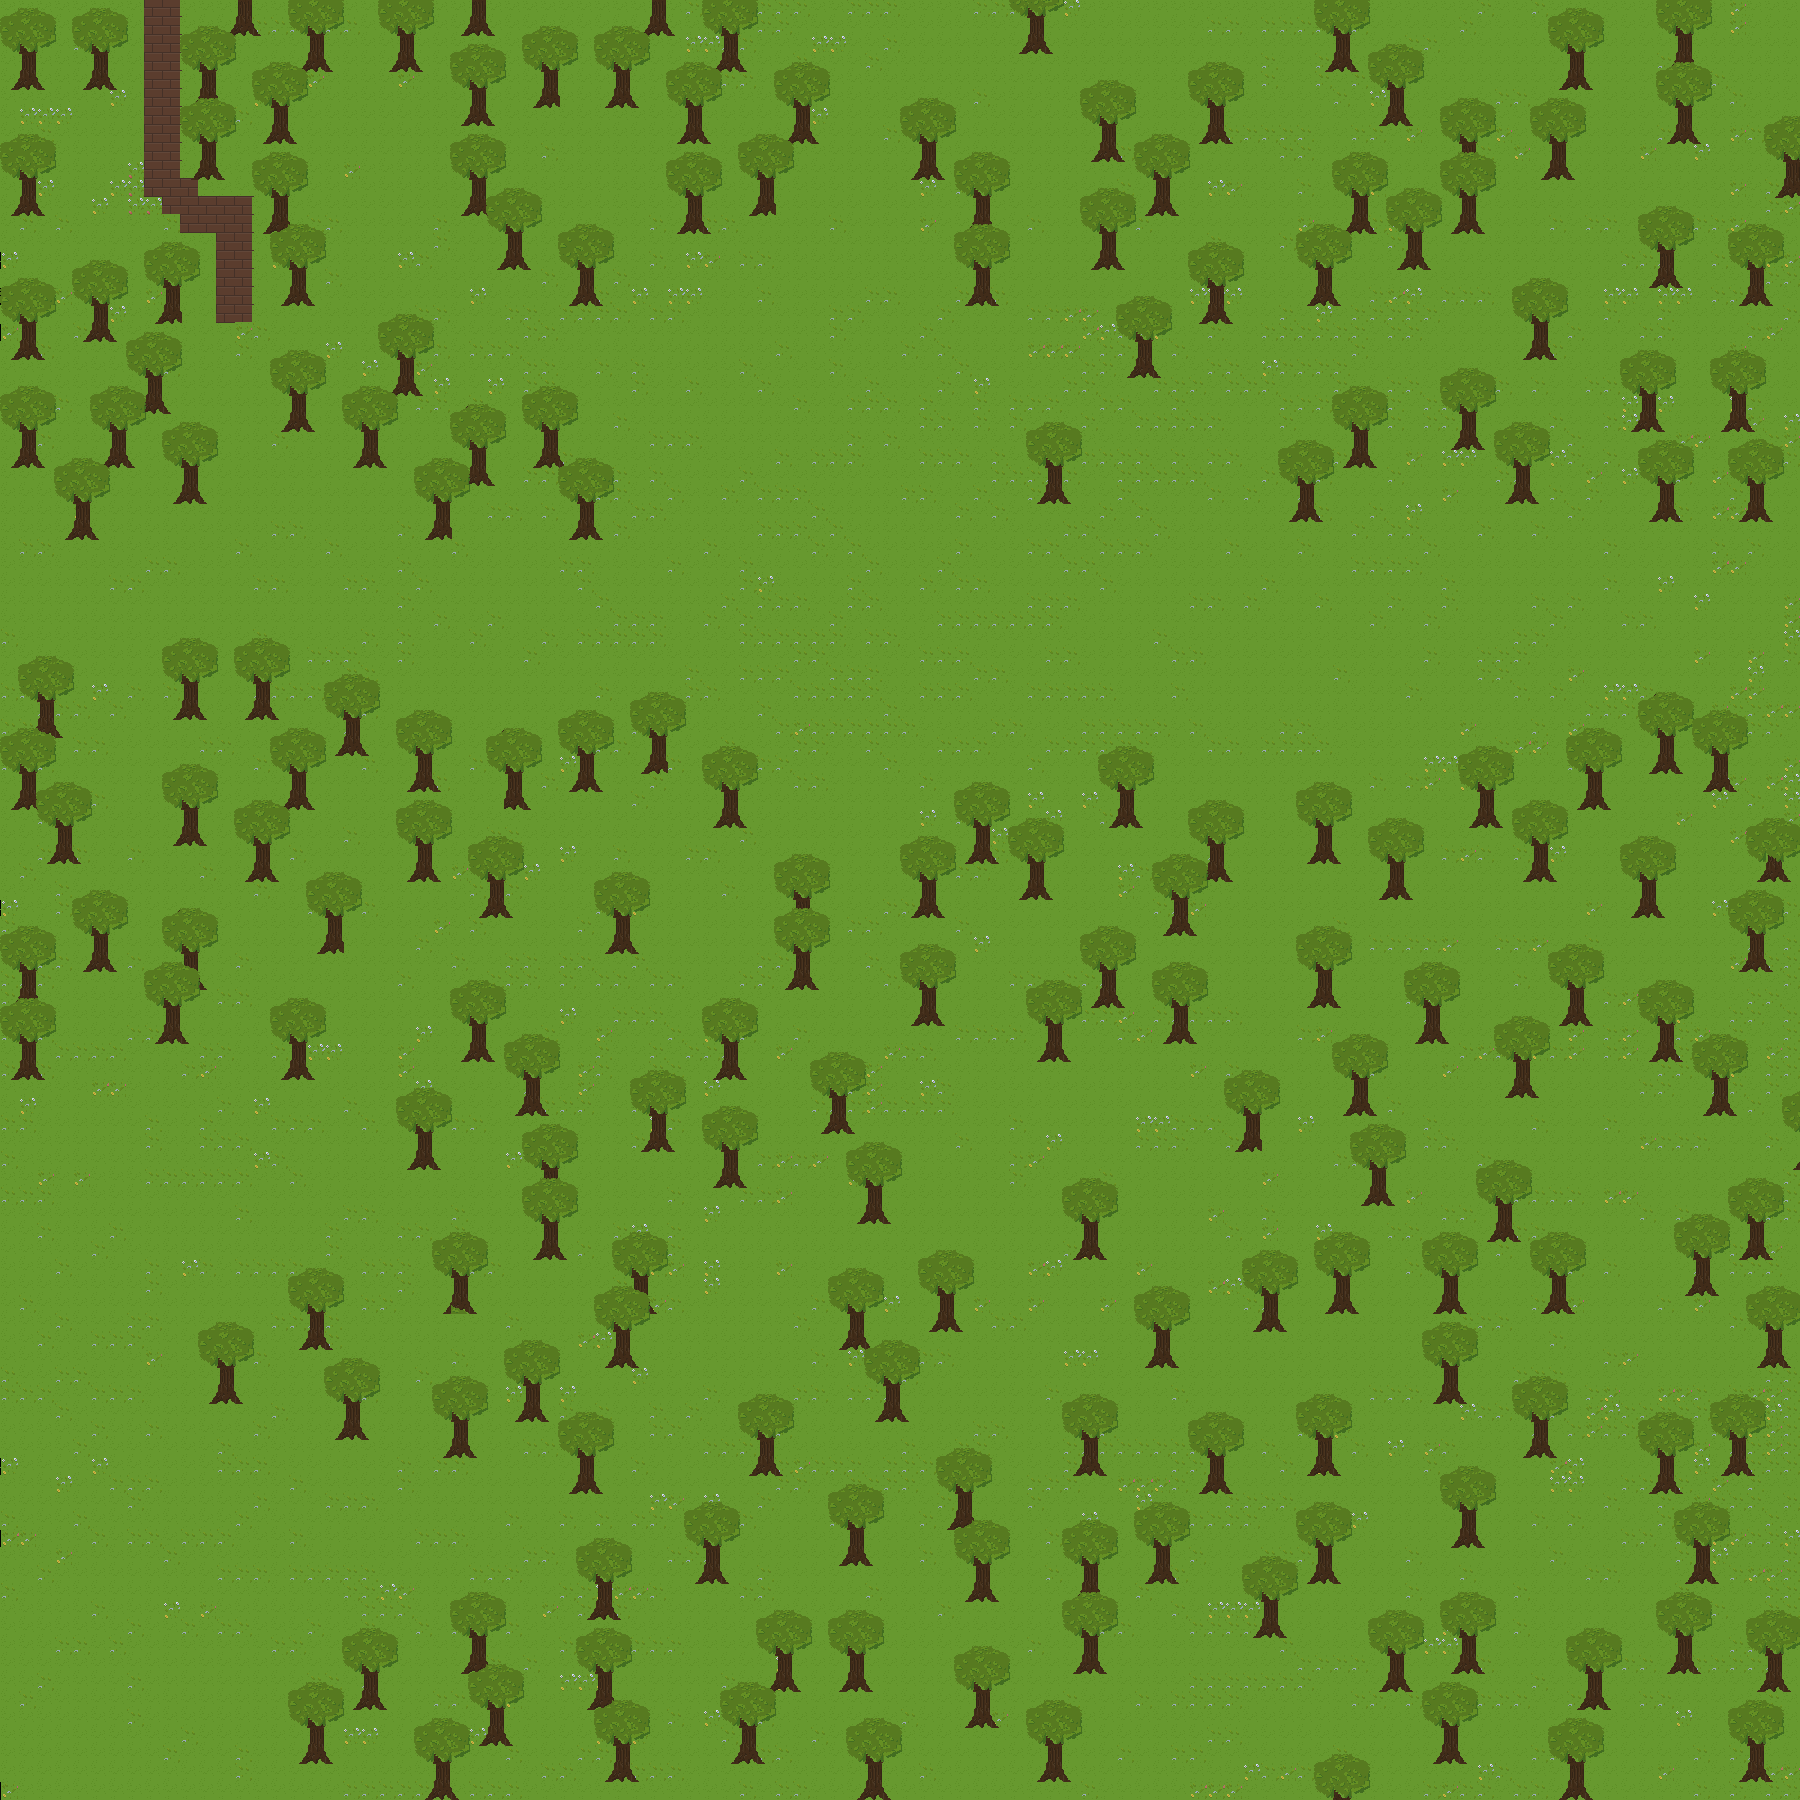

The image is a tile-based game level rendered from a .tmx file. Its description and source (layers, tilesets, objects; grid data summarised) follow:
An orthogonal 100x100 tile map with 18x18 px tiles, 3 tile layers (Floor, Objects, Sky), 7 tilesets and 1 object (character).

<map version="1.10" tiledversion="1.11.2" orientation="orthogonal" renderorder="right-down" compressionlevel="8" width="100" height="100" tilewidth="18" tileheight="18" infinite="0" nextlayerid="18" nextobjectid="10">
 <editorsettings>
  <chunksize width="20" height="20" />
 </editorsettings>
 <tileset firstgid="1" source="tilesets/pasto2.tsx" />
 <tileset firstgid="5" source="tilesets/pasto1.tsx" />
 <tileset firstgid="9" source="tilesets/tronco.tsx" />
 <tileset firstgid="13" source="tilesets/copa_2.tsx" />
 <tileset firstgid="17" source="copa_1.tsx" />
 <tileset firstgid="21" source="tilesets/copa_3.tsx" />
 <tileset firstgid="25" source="../laboratorio/casa_piso.tsx" />
 <layer id="6" name="Floor" width="100" height="100">
  <data>[10000 cells, 10000 non-empty, 6 distinct tile ids]</data>
 </layer>
 <layer id="13" name="Objects" width="100" height="100">
  <data>[10000 cells, 1006 non-empty, 4 distinct tile ids]</data>
 </layer>
 <layer id="14" name="Sky" width="100" height="100">
  <data>[10000 cells, 1771 non-empty, 9 distinct tile ids]</data>
 </layer>
 <objectgroup id="17" name="Interact">
  <object id="9" name="Seller" type="character" x="612" y="504" width="18" height="36" />
 </objectgroup>
</map>
